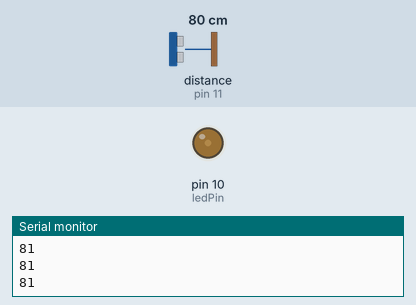
The sketch below on a simulated Arduino Uno, built with avr-gcc and run on an emulated ATmega328P. Shown: output pins drawn as LEDs (lit = HIGH), the last lines printed to the serial monitor. The inputs (shaded band) are chosen by the test bench; at power-on: distance to the obstacle (sensor on pin 11) 80 cm. The echo pulse lasts 58.3 µs per cm.

Above: at 17.2 s.
17.3 s: distance to the obstacle (sensor on pin 11) set to 9 cm
At 25.22 s:
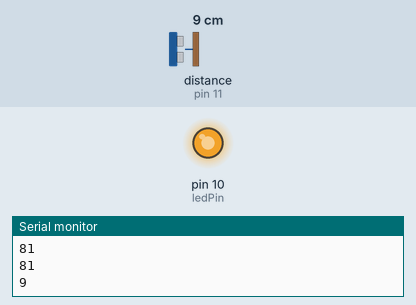
25.5 s: distance to the obstacle (sensor on pin 11) set to 60 cm
At 26.9 s:
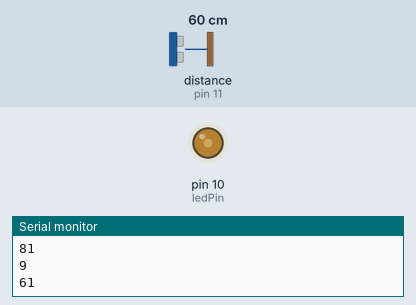
Timing chart, 0 to 39.7 s (numbered marks = the images above; inputs shaded):
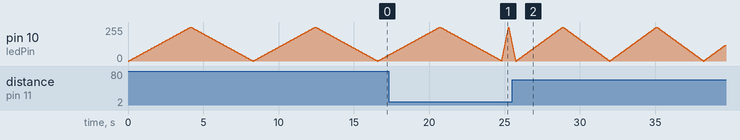

The sketch:

NewPingSensor.ino
```cpp
//Sam Funk
//NewPing HCSR04
//Uses the NewPing library to determine distance with a HC-SRO4 ultrasonic sensor.

#include <NewPing.h>

#define TRIGGER_PIN   12
#define ECHO_PIN      11
#define MAX_DISTANCE 100
int cm = 0;
int cm0 = 0;
NewPing myHCSR04(TRIGGER_PIN, ECHO_PIN, MAX_DISTANCE);

int ledPin = 10;

void setup() {
  Serial.begin(9600);
  pinMode(ledPin, OUTPUT);
}

void loop() {

  cm0 = myHCSR04.ping_cm();
  if (cm0 != 0 && cm0 < 100) {
    cm = cm0;
    Serial.println(cm);
  }
  /*
    digitalWrite(ledPin, HIGH);
    delay(cm);
    digitalWrite(ledPin, LOW);
    delay(cm);
    }
  */

  for (int brightness = 0; brightness < 255; brightness+=5) {
    analogWrite(ledPin, brightness);
    delay(cm);
  }

  for (int brightness = 255; brightness > 0; brightness-=5) {
    analogWrite(ledPin, brightness);
    delay(cm);
  }
}

//Credit to Tim Eckel for making the NewPing library.
```
